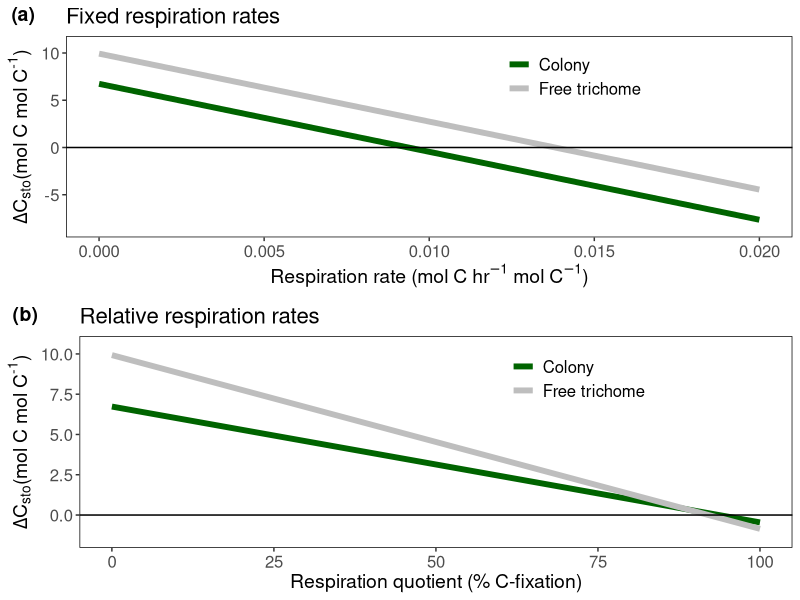

Reproduce this figure in R.


require(tidyverse)
require(cowplot)

#####CHANGING RESPIRATION#######

respiration.ratio <- seq(0,1, by = 0.001)
net.change.trichome <- vector()
net.change.colony <- vector()

  for(r in 1:length(respiration.ratio)){
######SINGLE TRICHOME

carbon.fixation.rate <- 0.015
nitrogen.fixation.rate  <- 0.0075
respiration.rate <- respiration.ratio[r]*carbon.fixation.rate
carbon.nitrogen.conversion <- 1
n_to_c <- 0.159
t <- 2:720
start.carbon <- 100
carbon.storage <- vector()
carbon.storage[1] <- start.carbon
  
i = 1

carbon.storage[i] <- (carbon.fixation.rate  - respiration.rate - 
                        (nitrogen.fixation.rate*carbon.nitrogen.conversion*n_to_c)) + start.carbon


for(i in t){
  
  carbon.storage[i] <- (carbon.fixation.rate  - respiration.rate - 
                          (nitrogen.fixation.rate*carbon.nitrogen.conversion*n_to_c)) +carbon.storage[i-1]
  
}

net.change.trichome[r] <- carbon.storage[720] - carbon.storage[1]
 

######COLONY

carbon.fixation.rate <- 0.010
nitrogen.fixation.rate  <- 0.004
respiration.rate <- respiration.ratio[r]*carbon.fixation.rate
carbon.nitrogen.conversion <- 1
n_to_c <- 0.159
t <- 2:720
start.carbon <- 100
carbon.storage <- vector()
carbon.storage[1] <- start.carbon

i = 1

carbon.storage[i] <- (carbon.fixation.rate  - respiration.rate - 
                        (nitrogen.fixation.rate*carbon.nitrogen.conversion*n_to_c)) + start.carbon


for(i in t){
  
  carbon.storage[i] <- (carbon.fixation.rate  - respiration.rate - 
                          (nitrogen.fixation.rate*carbon.nitrogen.conversion*n_to_c)) +carbon.storage[i-1]
  
}

net.change.colony[r] <-  carbon.storage[720] - carbon.storage[1]

  }


# plot(respiration.ratio, net.change.trichome, type = "l", main = "Free trichome vs Colonies", ylab = "Net Change in C Storage", xlab = "Respiration quotient (fraction of C-fixation rate that is used for respiration)")
# lines(respiration.ratio, net.change.colony, col = "blue")

colony <- data.frame(respiration.ratio*100, net.change.colony,"Colony")
trichome <- data.frame(respiration.ratio*100, net.change.trichome,"Free trichome")
colnames(colony) <- c("Ratio","Change","Group")
colnames(trichome) <- c("Ratio","Change","Group")

plotdf <- rbind(colony,trichome)

plota <- ggplot(plotdf, aes(x = Ratio, y = Change, color = Group)) +
  geom_line(size = 2, linetype = "solid") +
  geom_hline(yintercept = 0) + 
  theme(panel.background = element_blank(),legend.background = element_blank(), legend.position = c(0.7,0.8), plot.title = element_text(size=16),
        legend.text = element_text(size=12), axis.text = element_text(size=12), axis.title = element_text(size=14),
        panel.border = element_rect(fill = NA, linetype = "solid"), legend.title = element_blank()) + 
  labs(title = "Relative respiration rates",y = expression(paste(Delta,"C"["sto"], "(mol C" ," mol C"^"-1",")")), x = "Respiration quotient (% C-fixation)")+
  scale_y_continuous(expand = c(0.1, 0.1)) + scale_colour_discrete(labels=c("Colony", "Free trichome"),type = c("darkgreen","grey"))


#####FIXED RESPIRATION#######

respiration.ratio <- seq(0,0.02, by = 0.0005)
net.change.trichome <- vector()
net.change.colony <- vector()

for(r in 1:length(respiration.ratio)){
  ######SINGLE TRICHOME
  
  carbon.fixation.rate <- 0.015
  nitrogen.fixation.rate  <- 0.0075
  respiration.rate <- respiration.ratio[r]
  carbon.nitrogen.conversion <- 1
  n_to_c <- 0.159
  t <- 2:720
  start.carbon <- 100
  carbon.storage <- vector()
  carbon.storage[1] <- start.carbon
  
  i = 1
  
  carbon.storage[i] <- (carbon.fixation.rate  - respiration.rate - 
                          (nitrogen.fixation.rate*carbon.nitrogen.conversion*n_to_c)) + start.carbon
  
  
  for(i in t){
    
    carbon.storage[i] <- (carbon.fixation.rate  - respiration.rate - 
                            (nitrogen.fixation.rate*carbon.nitrogen.conversion*n_to_c)) +carbon.storage[i-1]
    
  }
  
  net.change.trichome[r] <- carbon.storage[720] - carbon.storage[1]
  
  
  ######COLONY
  
  carbon.fixation.rate <- 0.010
  nitrogen.fixation.rate  <- 0.004
  respiration.rate <- respiration.ratio[r]
  carbon.nitrogen.conversion <- 1
  n_to_c <- 0.159
  t <- 2:720
  start.carbon <- 100
  carbon.storage <- vector()
  carbon.storage[1] <- start.carbon
  
  i = 1
  
  carbon.storage[i] <- (carbon.fixation.rate  - respiration.rate - 
                          (nitrogen.fixation.rate*carbon.nitrogen.conversion*n_to_c)) + start.carbon
  
  
  for(i in t){
    
    carbon.storage[i] <- (carbon.fixation.rate  - respiration.rate - 
                            (nitrogen.fixation.rate*carbon.nitrogen.conversion*n_to_c)) +carbon.storage[i-1]
    
  }
  
  net.change.colony[r] <-  carbon.storage[720] - carbon.storage[1]
  
}


# plot(respiration.ratio, net.change.trichome, type = "l", ylim = c(-11,6),
#      main = "Free trichome vs Colonies", ylab = "Net Change in C Storage", xlab = "Fixed Respiration rate (mol C/hr)")
# lines(respiration.ratio, net.change.colony, col = "blue")


colony <- data.frame(respiration.ratio, net.change.colony,"Colony")
trichome <- data.frame(respiration.ratio, net.change.trichome,"Free trichome")
colnames(colony) <- c("Ratio","Change","Group")
colnames(trichome) <- c("Ratio","Change","Group")
plotdf <- rbind(colony,trichome)

plotb <- ggplot(plotdf, aes(x = Ratio, y = Change, color = Group)) +
  geom_line(size = 2, linetype = "solid") +
  geom_hline(yintercept = 0) + 
  theme(panel.background = element_blank(),legend.background = element_blank(), legend.position = c(0.7,0.8), plot.title = element_text(size=16),
        legend.text = element_text(size=12), axis.text = element_text(size=12), axis.title = element_text(size=14),
        panel.border = element_rect(fill = NA, linetype = "solid"), legend.title = element_blank()) + 
  labs(title = "Fixed respiration rates",y = expression(paste(Delta,"C"["sto"], "(mol C" ," mol C"^"-1",")")), x = expression(paste("Respiration rate (mol C ","hr"^-1," mol C"^-1,")")))+
  scale_y_continuous(expand = c(0.1, 0.1)) + scale_colour_discrete(labels=c("Colony", "Free trichome"),type = c("darkgreen","grey"))


#####PLOT FIGURE 1#####
plot_grid(plotb,plota, labels = c("(a)","(b)"), ncol = 1)
